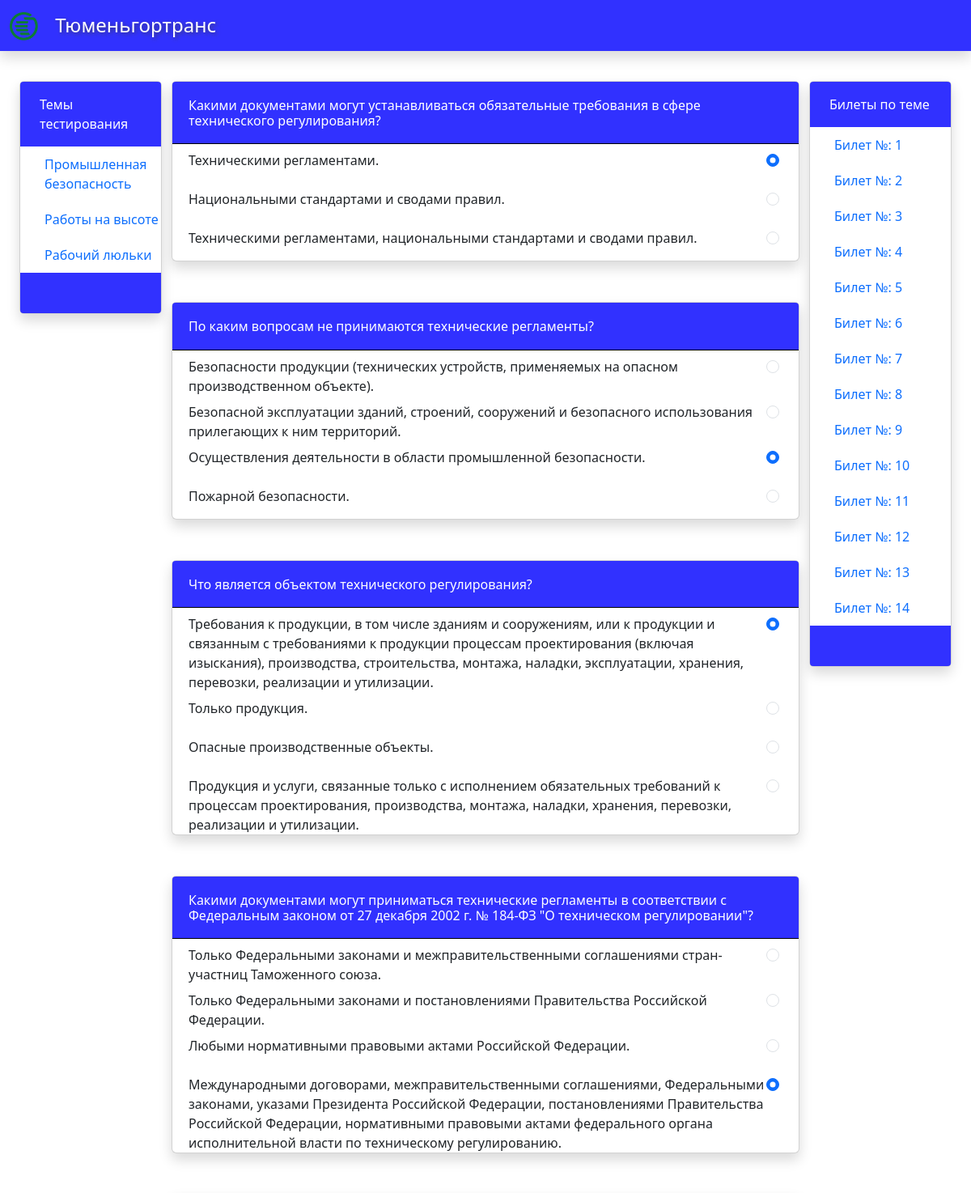
Page /tests/promyshlennaya-bezopasnost/3/ (upper part) on the committed database.
### core/models.py (models this page shows, shortened)
class Theme(models.Model):
    name = models.CharField(max_length=50, db_index=True, verbose_name='Тематика теста')
    slug = models.SlugField(max_length=60, db_index=True, null=True, blank=True, verbose_name='Слаг')
    class Meta:
        verbose_name = ('Тема')
        verbose_name_plural = ('Темы')
    def __str__(self):
        return self.name

class Question(models.Model):
    theme = models.ForeignKey('Theme', on_delete=models.CASCADE, null=True, blank=True, verbose_name='Тема вопроса')
    ticket = models.ForeignKey('Ticket', on_delete=models.CASCADE, null=True, blank=True, verbose_name='Билет')
    text = models.TextField(max_length=500, verbose_name='Вопрос')
    description = models.TextField(max_length=1000, null=True, blank=True, verbose_name='Пояснение к вопросу')
    multiselect = models.BooleanField(default=False, verbose_name='Несколько вариантов')
    class Meta:
        verbose_name = ('Вопрос')
        verbose_name_plural = ('Вопросы')

class Answer(models.Model):
    text = models.TextField(max_length=500, db_index=True)
    ques = models.ForeignKey(Question, on_delete=models.CASCADE, related_name='answers')
    correct = models.BooleanField(default=False)
    class Meta:
        verbose_name = ('Ответ')
        verbose_name_plural = ('Ответы')

class Ticket(models.Model):
    number = models.IntegerField(default=0, null=True, db_index=True, verbose_name='Билет')
    theme = models.ForeignKey('Theme', on_delete=models.CASCADE, related_name='theme')
    class Meta:
        verbose_name = ('Билет')
        verbose_name_plural = ('Билеты')

### core/views.py (the view)
# urls.py: path('<str:slug>/<int:number>/', views.ticket, name='ticket'),
def ticket(request, slug, number):
    themes = Theme.objects.all()
    tickets = Ticket.objects.filter(theme__slug=slug)
    questions = Question.objects.filter(theme__slug=slug).filter(ticket__number=number)
    answers = Answer.objects.filter(ques__ticket__number=number)
    data = {'themes': themes, 'tickets': tickets, 'questions': questions, 'answers': answers}
    if request.method == 'POST':
        return render(request, 'core/ticket.html', {'context': data})
    else:
        return render(request, 'core/ticket.html', {'context': data})

### templates/core/ticket.html (shortened to what this page needs)
{% extends 'core/main.html' %}
{% block right-aside %}
    <div class="card shadow me-4 aside">
        <div class="aside-title ps-4 pt-3 pb-3">
            Билеты по теме
        </div>
        {% for ticket in context.tickets %}
            <a class="theme-link" href='{% url "ticket" ticket.theme.slug ticket.number %}'>Билет №: {{ ticket.number }}</a>
        {% endfor %}
        <div class="aside-bottom ps-4 pt-3 pb-3">
        </div>
    </div>
{% endblock %}
{% block content %}
<div class="container">
    <div class="row">
        <ul class="list-group p-0 m-0">
            <form action="" method="post">
            {% for question in context.questions %}
            <div class="card question-card shadow">
                <div class="ticket-title"
                     data-bs-toggle="tooltip"
                     data-bs-placement="bottom"
                     title='{{ question.description }}'
                >
                    <h6>{{ question.text }}</h6>
                </div>
                <ul class="list">
                    {% for answer in context.answers %}
                        {% if question.id == answer.ques.id %}
                            <li class="pt-2 d-flex justify-content-between">
                                {{ answer.text }}
                                {% if not question.multiselect %}
                                    <p class="pe-4">
                                         <input class="form-check-input"
                                         type="radio"
                                         name="{{ question.pk }}"
                                         value="{{ answer.correct }}"
                                         {% if answer.correct %}checked{% endif %}>
                                    </p>
                                {% endif %}
                            </li>
                        {% endif %}
                    {% endfor %}
                </ul>
            </div>
            {% endfor %}
            </form>
        </ul>
    </div>
</div>
{% endblock %}

### templates/core/main.html (shortened to what this page needs)
{% extends 'base.html' %}
{% block left-aside %}
    <div class="card shadow ms-4 aside">
        <div class="aside-title ps-4 pt-3 pb-3">
            Темы тестирования
        </div>
        {% for theme in context.themes %}
            <a class="theme-link active" href='{% url "theme_choice" theme.slug %}'>{{ theme }}</a>
        {% endfor %}
        <div class="aside-bottom ps-4 pt-3 pb-3">
        </div>
    </div>
{% endblock %}

### static/css/styles.css (style rules this page uses)
body { padding-top: 100px; }
ul { list-style: none; padding: 0; }
li { padding-left: 20px; }
.ticket-title { background-color: rgba(0, 0, 255, 0.808); color: white; padding-left: 20px; padding-right: 20px; padding-bottom: 10px; padding-top: 20px; border-top-right-radius: 4px; border-top-left-radius: 4px; border-bottom: 1px solid black; }
.question-card { margin-bottom: 50px; }
.aside { position: sticky; top: 100px; }
.theme-link { text-decoration: none; padding-top: 10px; padding-bottom: 10px; padding-left: 30px; }
.aside-title { background-color: rgba(0, 0, 255, 0.808); color: white; border-top-right-radius: 4px; border-top-left-radius: 4px; }
.aside-bottom { background-color: rgba(0, 0, 255, 0.808); color: white; border-bottom-left-radius: 4px; border-bottom-right-radius: 4px; height: 50px; }

### rows in the picture
Theme: name "Промышленная безопасность"
Theme: name "Работы на высоте"
Theme: name "Рабочий люльки"
Question: text "Какими документами могут устанавливаться обязательные требования в сфере технического регулирования?"
Answer: text "Техническими регламентами.", correct "☑"
Answer: text "Национальными стандартами и сводами правил."
Answer: text "Техническими регламентами, национальными стандартами и сводами правил."
Question: text "По каким вопросам не принимаются технические регламенты?"
Answer: text "Безопасности продукции (технических устройств, применяемых на опасном производственном объекте)."
Answer: text "Безопасной эксплуатации зданий, строений, сооружений и безопасного использования прилегающих к ним территорий."
Answer: text "Осуществления деятельности в области промышленной безопасности.", correct "☑"
Answer: text "Пожарной безопасности."
Question: text "Что является объектом технического регулирования?"
Answer: text "Требования к продукции, в том числе зданиям и сооружениям, или к продукции и связанным с требованиями к продукции процессам проектирования (включая изыскания), производства, строительства, монтажа, наладки, эксплуатации, хранения, перевозки, реализации и утилизации.", correct "☑"
Answer: text "Только продукция."
Answer: text "Опасные производственные объекты."
Answer: text "Продукция и услуги, связанные только с исполнением обязательных требований к процессам проектирования, производства, монтажа, наладки, хранения, перевозки, реализации и утилизации."
Question: text "Какими документами могут приниматься технические регламенты в соответствии с Федеральным законом от 27 декабря 2002 г. № 184-ФЗ \"О техническом регулировании\"?"
Answer: text "Только Федеральными законами и межправительственными соглашениями стран-участниц Таможенного союза."
Answer: text "Только Федеральными законами и постановлениями Правительства Российской Федерации."
Answer: text "Любыми нормативными правовыми актами Российской Федерации."
Answer: text "Международными договорами, межправительственными соглашениями, Федеральными законами, указами Президента Российской Федерации, постановлениями Правительства Российской Федерации, нормативными правовыми актами федерального органа исполнительной власти по техническому регулированию.", correct "☑"
Ticket: number "1"
Ticket: number "2"
Ticket: number "3"
Ticket: number "4"
Ticket: number "5"
Ticket: number "6"
Ticket: number "7"
Ticket: number "8"
Ticket: number "9"
Ticket: number "10"
Ticket: number "11"
Ticket: number "12"
Ticket: number "13"
Ticket: number "14"
